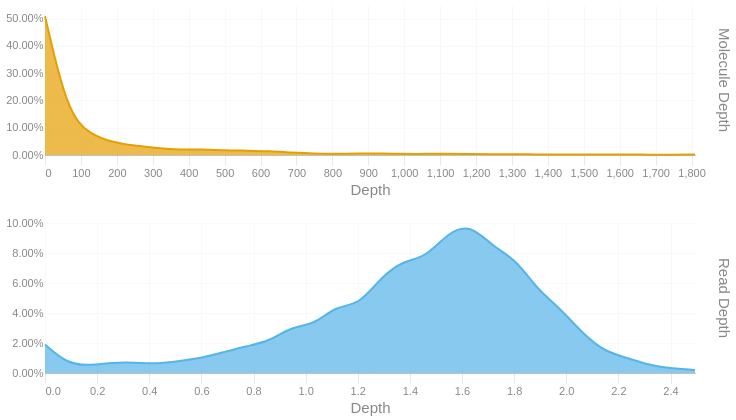

Notebook code for this chart:
### Code cell
readdep = depth_hist(tb['Read Depth'], q99, 3)
readdep = readdep.with_columns(pl.lit('Read Depth').alias('Metric'))
if not SKIPLR:
    moldep = depth_hist(tb['Molecule Depth'], mol_q99, 1)
    moldep = moldep.with_columns(pl.lit('Molecule Depth').alias('Metric'))
    _hist = pl.concat([readdep, moldep])
    _hist = _hist.filter(pl.col('Proportion') != 0)
    with SafeRender(_hist):
        (
            alt.Chart(_hist)        
            .mark_area(interpolate = "basis")
            .encode(
                x=alt.X('Bin:Q').scale(domainMin=0).axis(alt.Axis(title='Depth')),
                y = alt.Y('Proportion:Q', title = None).axis(format = '.2%'),
                color = alt.Color('Metric:N').legend(None),
                row = alt.Row("Metric:N").header(title = None, labelOrient = 'right'),
                tooltip = [
                    alt.Tooltip("Metric:N", title = "Metric"),
                    alt.Tooltip('Interval:N', title = "Depth Interval"),
                    alt.Tooltip('Proportion:Q', title = "% Alignments").format('.2%')
                ]
            )
            .resolve_scale(x='independent', y='independent')
            .properties(
                height = 150, width = 650,
                usermeta={'embedOptions': {'downloadFileName': f'{samplename}.depth.hist'}}
            )
        ).display()
else:
    readdep = readdep.filter(pl.col('Proportion') != 0)
    with SafeRender(readdep):
        (
            alt.Chart(readdep)        
            .mark_area(interpolate = "basis")
            .encode(
                x=alt.X('Bin:Q').scale(domainMin=0).axis(alt.Axis(title='Depth')),
                y = alt.Y('Proportion:Q', title = None).axis(format = '.2%'),
                tooltip = [
                    alt.Tooltip('Interval:N', title = "Depth Interval"),
                    alt.Tooltip('Proportion:Q', title = "% Alignments").format('.2%')
                ]
            )
            .properties(
                usermeta={'embedOptions': {'downloadFileName': f'{samplename}.depth.hist'}}
            )
        ).display()

### Figure 1 — Vega-Lite specification as saved in the notebook (floating-point values rounded to 4 significant figures)
{"width": 650, "height": 150, "config": {"title": {"anchor": "start", "dy": -15, "fontSize": 18, "color": "#888888", "subtitleColor": "#888888", "subtitleFontSize": 14}, "arc": {"fill": "#0072B2"}, "axis": {"domainColor": "#888888", "domainWidth": 0.5, "gridWidth": 0.2, "grid": false, "titleFontWeight": 400, "titleFontSize": 15, "labelFontSize": 11, "labelColor": "#888888", "tickColor": "#888888", "tickWidth": 0.2, "titleColor": "#888888"}, "axisBand": {"grid": false}, "axisX": {"grid": true, "tickSize": 10, "domainCap": "round"}, "axisY": {"domain": false, "grid": true, "tickSize": 0, "domainCap": "round"}, "background": "transparent", "header": {"labelFontSize": 15, "labelColor": "#888888", "titleFontSize": 15, "titleFontWeight": 600, "titleColor": "#888888"}, "legend": {"labelFont": "sans-serif", "labelFontSize": 12, "labelColor": "#888888", "symbolSize": 100, "symbolType": "circle", "titleFontSize": 12, "titlePadding": 10, "titleColor": "#888888", "title": null}, "range": {"category": ["#E69F00", "#56B4E9", "#009E73", "#F0E442", "#0072B2", "#D55E00", "#CC79A7", "#000000"], "diverging": ["#cfe8f3", "#a2d4ec", "#73bfe2", "#46abdb", "#1696d2", "#12719e"]}, "area": {"fill": "#0072B2", "fillOpacity": 0.7, "line": true, "strokeOpacity": 0.7}, "line": {"color": "#0072B2", "stroke": "#0072B2", "strokeWidth": 2}, "trail": {"color": "#0072B2", "stroke": "#0072B2", "strokeWidth": 0, "size": 1}, "point": {"filled": true, "fillOpacity": 1.0, "size": 95}, "text": {"color": "#888888", "fontSize": 11, "align": "right", "fontWeight": 400, "size": 11}, "bar": {"fill": "#0072B2", "stroke": null}, "view": {"stroke": null, "continuousWidth": 660, "continuousHeight": 400}}, "data": {"name": "data-a1deaeccb162d77699e241c211fc0fe9"}, "mark": {"type": "area", "interpolate": "basis"}, "encoding": {"color": {"field": "Metric", "legend": null, "type": "nominal"}, "row": {"field": "Metric", "header": {"title": null, "labelOrient": "right"}, "type": "nominal"}, "tooltip": [{"field": "Metric", "title": "Metric", "type": "nominal"}, {"field": "Interval", "title": "Depth Interval", "type": "nominal"}, {"field": "Proportion", "format": ".2%", "title": "% Alignments", "type": "quantitative"}], "x": {"axis": {"title": "Depth"}, "field": "Bin", "scale": {"domainMin": 0}, "type": "quantitative"}, "y": {"axis": {"format": ".2%"}, "field": "Proportion", "title": null, "type": "quantitative"}}, "resolve": {"scale": {"x": "independent", "y": "independent"}}, "usermeta": {"embedOptions": {"downloadFileName": "S5_Kennetcook_3554.depth.hist"}}, "$schema": "https://vega.github.io/schema/vega-lite/v6.1.0.json", "datasets": {"data-a1deaeccb162d77699e241c211fc0fe9": [{"Bin": 0.0, "Interval": "0.0-0.086", "Proportion": 0.019, "Metric": "Read Depth"}, {"Bin": 0.086, "Interval": "0.086-0.172", "Proportion": 0.006, "Metric": "Read Depth"}, {"Bin": 0.172, "Interval": "0.172-0.258", "Proportion": 0.005, "Metric": "Read Depth"}, {"Bin": 0.258, "Interval": "0.258-0.344", "Proportion": 0.007, "Metric": "Read Depth"}, {"Bin": 0.344, "Interval": "0.344-0.43", "Proportion": 0.007, "Metric": "Read Depth"}, {"Bin": 0.43, "Interval": "0.43-0.516", "Proportion": 0.006, "Metric": "Read Depth"}, {"Bin": 0.516, "Interval": "0.516-0.602", "Proportion": 0.008, "Metric": "Read Depth"}, {"Bin": 0.602, "Interval": "0.602-0.688", "Proportion": 0.01, "Metric": "Read Depth"}, {"Bin": 0.688, "Interval": "0.688-0.774", "Proportion": 0.014, "Metric": "Read Depth"}, {"Bin": 0.774, "Interval": "0.774-0.86", "Proportion": 0.018, "Metric": "Read Depth"}, {"Bin": 0.86, "Interval": "0.86-0.946", "Proportion": 0.021, "Metric": "Read Depth"}, {"Bin": 0.946, "Interval": "0.946-1.032", "Proportion": 0.031, "Metric": "Read Depth"}, {"Bin": 1.032, "Interval": "1.032-1.118", "Proportion": 0.032, "Metric": "Read Depth"}, {"Bin": 1.118, "Interval": "1.118-1.204", "Proportion": 0.045, "Metric": "Read Depth"}, {"Bin": 1.204, "Interval": "1.204-1.29", "Proportion": 0.045, "Metric": "Read Depth"}, {"Bin": 1.29, "Interval": "1.29-1.376", "Proportion": 0.064, "Metric": "Read Depth"}, {"Bin": 1.376, "Interval": "1.376-1.462", "Proportion": 0.075, "Metric": "Read Depth"}, {"Bin": 1.462, "Interval": "1.462-1.548", "Proportion": 0.077, "Metric": "Read Depth"}, {"Bin": 1.548, "Interval": "1.548-1.634", "Proportion": 0.094, "Metric": "Read Depth"}, {"Bin": 1.634, "Interval": "1.634-1.72", "Proportion": 0.099, "Metric": "Read Depth"}, {"Bin": 1.72, "Interval": "1.72-1.806", "Proportion": 0.084, "Metric": "Read Depth"}, {"Bin": 1.806, "Interval": "1.806-1.892", "Proportion": 0.076, "Metric": "Read Depth"}, {"Bin": 1.892, "Interval": "1.892-1.978", "Proportion": 0.055, "Metric": "Read Depth"}, {"Bin": 1.978, "Interval": "1.978-2.064", "Proportion": 0.043, "Metric": "Read Depth"}, {"Bin": 2.064, "Interval": "2.064-2.15", "Proportion": 0.026, "Metric": "Read Depth"}, {"Bin": 2.15, "Interval": "2.15-2.236", "Proportion": 0.014, "Metric": "Read Depth"}, {"Bin": 2.236, "Interval": "2.236-2.322", "Proportion": 0.01, "Metric": "Read Depth"}, {"Bin": 2.322, "Interval": "2.322-2.408", "Proportion": 0.005, "Metric": "Read Depth"}, {"Bin": 2.408, "Interval": "2.408-2.494", "Proportion": 0.003, "Metric": "Read Depth"}, {"Bin": 2.494, "Interval": "2.494-2.58", "Proportion": 0.002, "Metric": "Read Depth"}, {"Bin": 0.0, "Interval": "0.0-62.4", "Proportion": 0.509, "Metric": "Molecule Depth"}, {"Bin": 62.4, "Interval": "62.4-124.8", "Proportion": 0.154, "Metric": "Molecule Depth"}, {"Bin": 124.8, "Interval": "124.8-187.2", "Proportion": 0.076, "Metric": "Molecule Depth"}, {"Bin": 187.2, "Interval": "187.2-249.6", "Proportion": 0.047, "Metric": "Molecule Depth"}, {"Bin": 249.6, "Interval": "249.6-312.0", "Proportion": 0.034, "Metric": "Molecule Depth"}, {"Bin": 312.0, "Interval": "312.0-374.4", "Proportion": 0.025, "Metric": "Molecule Depth"}, {"Bin": 374.4, "Interval": "374.4-436.8", "Proportion": 0.019, "Metric": "Molecule Depth"}, {"Bin": 436.8, "Interval": "436.8-499.2", "Proportion": 0.021, "Metric": "Molecule Depth"}, {"Bin": 499.2, "Interval": "499.2-561.6", "Proportion": 0.017, "Metric": "Molecule Depth"}, {"Bin": 561.6, "Interval": "561.6-624.0", "Proportion": 0.016, "Metric": "Molecule Depth"}, {"Bin": 624.0, "Interval": "624.0-686.4", "Proportion": 0.014, "Metric": "Molecule Depth"}, {"Bin": 686.4, "Interval": "686.4-748.8", "Proportion": 0.009, "Metric": "Molecule Depth"}, {"Bin": 748.8, "Interval": "748.8-811.2", "Proportion": 0.005, "Metric": "Molecule Depth"}, {"Bin": 811.2, "Interval": "811.2-873.6", "Proportion": 0.005, "Metric": "Molecule Depth"}, {"Bin": 873.6, "Interval": "873.6-936.0", "Proportion": 0.005, "Metric": "Molecule Depth"}, {"Bin": 936.0, "Interval": "936.0-998.4", "Proportion": 0.006, "Metric": "Molecule Depth"}, {"Bin": 998.4, "Interval": "998.4-1060.8", "Proportion": 0.004, "Metric": "Molecule Depth"}, {"Bin": 1061.0, "Interval": "1060.8-1123.2", "Proportion": 0.004, "Metric": "Molecule Depth"}, {"Bin": 1123.0, "Interval": "1123.2-1185.6", "Proportion": 0.005, "Metric": "Molecule Depth"}, {"Bin": 1186.0, "Interval": "1185.6-1248.0", "Proportion": 0.004, "Metric": "Molecule Depth"}, {"Bin": 1248.0, "Interval": "1248.0-1310.4", "Proportion": 0.003, "Metric": "Molecule Depth"}, {"Bin": 1310.0, "Interval": "1310.4-1372.8", "Proportion": 0.003, "Metric": "Molecule Depth"}, {"Bin": 1373.0, "Interval": "1372.8-1435.2", "Proportion": 0.002, "Metric": "Molecule Depth"}, {"Bin": 1435.0, "Interval": "1435.2-1497.6", "Proportion": 0.002, "Metric": "Molecule Depth"}, {"Bin": 1498.0, "Interval": "1497.6-1560.0", "Proportion": 0.002, "Metric": "Molecule Depth"}, {"Bin": 1560.0, "Interval": "1560.0-1622.4", "Proportion": 0.002, "Metric": "Molecule Depth"}, {"Bin": 1622.0, "Interval": "1622.4-1684.8", "Proportion": 0.002, "Metric": "Molecule Depth"}, {"Bin": 1685.0, "Interval": "1684.8-1747.2", "Proportion": 0.001, "Metric": "Molecule Depth"}, {"Bin": 1747.0, "Interval": "1747.2-1809.6", "Proportion": 0.001, "Metric": "Molecule Depth"}, {"Bin": 1810.0, "Interval": "1809.6-1871.96", "Proportion": 0.002, "Metric": "Molecule Depth"}]}}
